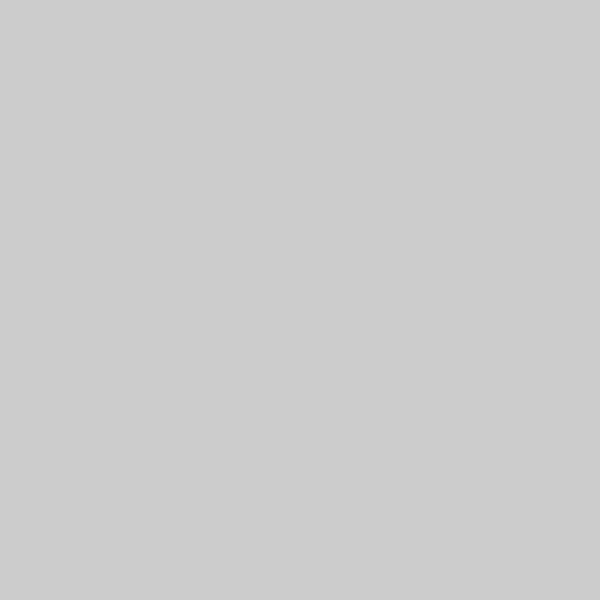
Frame 1 (no input)
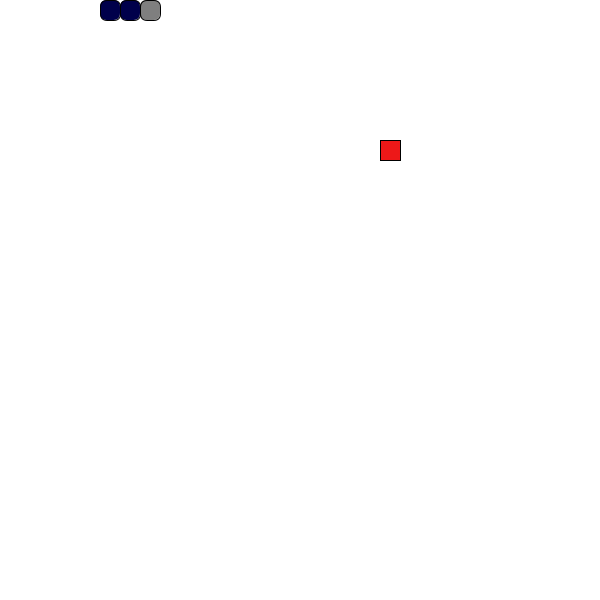
Frame 60 (the mouse pressed at the canvas centre just before this capture)
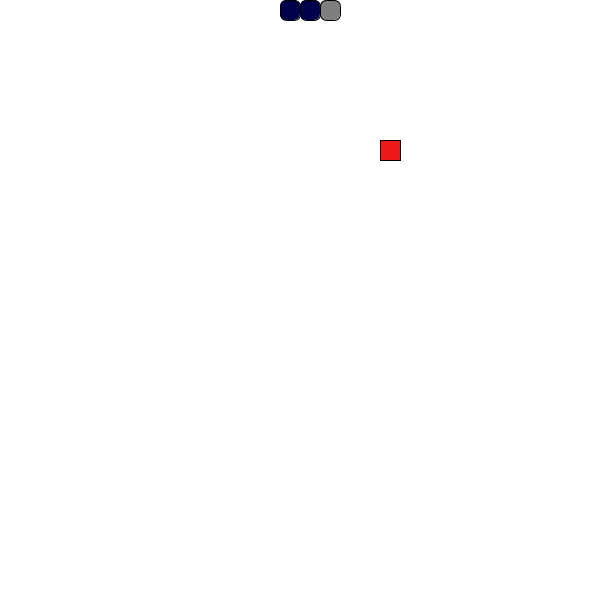
Frame 120 (the mouse held since frame 60 and released just before this capture)

The Processing sketch that drew these frames (run headless with seeded random() and noise(); from frame 60 on, the mouse is pressed at the canvas centre):

// Processing sketch: snake_test
// ── snake_test.pde
//snake_test 
//snake: length, direction, speed, color
//apple: random position, color, yes/no
//background, game begin/over 

//background color 
int background_color =255;

//snake length 
int snake_length = 3; 

// snake head 
int snake_head_x;
int snake_head_y; 

//snake length
int snake_length_max = 500; 

//snake body 
int[] x = new int[snake_length_max]; 
int[] y = new int[snake_length_max];

//grid (snake_size) 
int grid = 20;

//direction 
int snake_direction = 'R'; 
int snake_direction_temp; 

//speed 
int speed = 5; // five grids per sec 
int time_saved;
int time_passed; 
int time_interval; 

//time_saved = mills(); 
//time_interval - 1000/speed;
//time_passed = mills() - time_saved; 

//apple
int food_x;
int food_y; 
boolean food_key = true; // true = food not given 

//grade
int BestScore = snake_length-3;

//pause
int game_pause =0;

//game over
boolean game_over = false; 
boolean game_begin = false;


void setup() {
  size(600, 600);
  frameRate(30);
  time_saved = millis(); //system tim, unit milliseconds
}

void draw() {

  if (keyPressed && (key=='r' || key == 'R')) {
    game_begin = true;
  }
  //if statement for restarting game (3 conditions) 
  if (game_again()) {
    return;
  }

  time_interval = 1000/speed; //time interval between movements 
  time_passed = millis() - time_saved; //passing time 
  if (snake_direction != 'P' && time_passed > time_interval) {

    background(background_color);
    switch(snake_direction) {  //direction 
    case'L':
      snake_head_x = snake_head_x - grid;
      break;
    case'R':
      snake_head_x = snake_head_x + grid;
      break;
    case'D':
      snake_head_y = snake_head_y + grid;
      break;
    case'U':
      snake_head_y = snake_head_y - grid; 
      break;
    } 
    
    food_new(width, height);

    //eat apple and modify length 
    if (snake_head_x == food_x && snake_head_y == food_y) {
      food_key = true;
      snake_length ++;
      if (snake_length%5 == 1);
      {
        speed++;
      }
    }
    speed = min(10, speed); //control the speed

//basic snake info   
    stroke(0);
    strokeWeight(1);

    fill(127); //head
    rect(x[0], y[0], grid, grid,7); 

    fill(#00004B);
    for (int i=1; i<snake_length; i++) rect(x[i], y[i], grid, grid,7);
      
    //understand the position change of each part!!!!!
    for (int i=snake_length -1; i>0; i--) { //body length change
      x[i] = x[i-1]; //head takes over the position of food 
      y[i] = y[i-1];
    }
    x[0] = snake_head_x; //reorganize head position
    y[0] = snake_head_y; 

    
    if (snake_die()) { 
      return; //if true, break the loop and restart
    }

    time_saved = millis();
  }
}

void keyPressed() {
  if (key == 'p' || key == 'P') {
    game_pause++;
    if (game_pause%2 == 1) { //one press, pause; two, continue
      snake_direction_temp = snake_direction; //save direction at that time 
      snake_direction = 'P';
    } else {
      snake_direction = snake_direction_temp;
    }
  }
  if (snake_direction != 'P' && key ==CODED) { 
    switch(keyCode) {  //read system-predefined keyboard code
    case LEFT :
      snake_direction = 'L';
      break;
    case RIGHT :
      snake_direction = 'R';
      break;
    case DOWN:
      snake_direction = 'D';
      break;
    case UP:
      snake_direction = 'U'; 
      break;
    }
  } else if  (snake_direction != 'P') { //read defined keyboard code 
    switch (key) {
    case 'A':
    case 'a':
      snake_direction = 'L';
      break; 
    case 'D':
    case 'd':
      snake_direction = 'R';
      break; 
    case 'S':
    case 's':
      snake_direction = 'D';
      break;
    case 'W':
    case 'w': 
      snake_direction = 'U';
      break;
    }
  }
}


//random food appearence
//question: food could appear in snake body/head/tail 
void food_new(int maxwidth, int maxheight) {
  fill(#ED1818);
  int food_outbody = 0; //if food outbody = false 
  if (food_key) {
    while (food_outbody == 0) {
      food_outbody = 1; 
      food_x = int (random(0, maxwidth)/grid) * grid;
      food_y = int (random(0, maxheight)/grid) * grid;
      for (int i=snake_length -1; i>=0; i--) {
        if (food_x == x[i] && food_y == y[i]) {
          food_outbody = 0;
        }
      }
    }
  }
  rect(food_x, food_y, grid, grid);
  food_key = false;
}


//snake death  body/boundary  collision 
boolean snake_die() {
  if (snake_length>=3) {
    for (int i=1; i<snake_length; i++) {  
      if (snake_head_x == x[i] && snake_head_y == y[i]) { //head and body collison  
        show_gameover();
        return true;
      }
    }
    if  (snake_head_x<0 || snake_head_y<0 || snake_head_x>width || snake_head_y>height) {
      show_gameover(); 
      return true;
    }
  }
  return false;
}

void show_gameover() {
  pushMatrix();
  game_over = true;
  BestScore = BestScore > snake_length ? (BestScore -3) : (snake_length -3); // if snake_length > BS-2, bestscore = BS-2 

  background(0); 
  translate(width/2, height/2-50);
  fill(255);
  textAlign(CENTER); 
  textSize(84);
  text(snake_length -3 +"/" + BestScore, 0, 0); 

  fill(120);
  textSize(40);
  text("Score/Best", 0, 230);
  text("Game over, Press 'R' to restart.", 0, 260);
  popMatrix();
}

//if game continues, game_again -> false
//if game ends, press r: restart -> true 
//              not press r:  game_again -> false

boolean game_again() {
  if (game_over && keyPressed && (key=='r' || key=='R')) {
    snake_start();
  }
  return game_over;
} 

void snake_start() {
  background(background_color);
  snake_length =3;
  game_over = false;
  snake_head_x = 0;
  snake_head_y = 0; 
  snake_direction = 'R';
  speed =5;
} 
